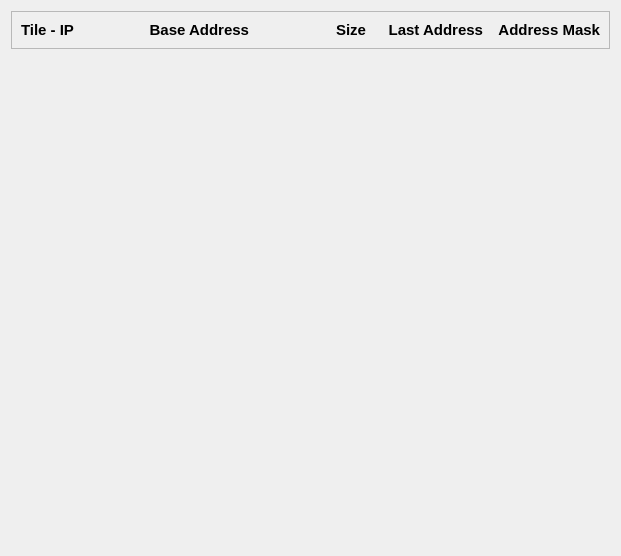
        <widget class="QWidget" name="widget_addr">
         <property name="geometry">
          <rect>
           <x>0</x>
           <y>0</y>
           <width>621</width>
           <height>556</height>
          </rect>
         </property>
         <layout class="QVBoxLayout" name="verticalLayout_4">
          <item alignment="Qt::AlignTop">
           <widget class="QFrame" name="frame_addr">
            <property name="sizePolicy">
             <sizepolicy hsizetype="MinimumExpanding" vsizetype="Preferred">
              <horstretch>0</horstretch>
              <verstretch>0</verstretch>
             </sizepolicy>
            </property>
            <property name="font">
             <font>
              <pointsize>11</pointsize>
             </font>
            </property>
            <property name="frameShape">
             <enum>QFrame::StyledPanel</enum>
            </property>
            <property name="frameShadow">
             <enum>QFrame::Raised</enum>
            </property>
            <layout class="QGridLayout" name="layout_addr">
             <item row="0" column="0">
              <widget class="QLabel" name="label_4">
               <property name="font">
                <font>
                 <weight>75</weight>
                 <bold>true</bold>
                </font>
               </property>
               <property name="text">
                <string>Tile - IP</string>
               </property>
              </widget>
             </item>
             <item row="0" column="1">
              <widget class="QLabel" name="label_5">
               <property name="font">
                <font>
                 <weight>75</weight>
                 <bold>true</bold>
                </font>
               </property>
               <property name="text">
                <string>Base Address</string>
               </property>
               <property name="alignment">
                <set>Qt::AlignRight|Qt::AlignTrailing|Qt::AlignVCenter</set>
               </property>
              </widget>
             </item>
             <item row="0" column="2">
              <widget class="QLabel" name="label_6">
               <property name="font">
                <font>
                 <weight>75</weight>
                 <bold>true</bold>
                </font>
               </property>
               <property name="text">
                <string>Size</string>
               </property>
               <property name="alignment">
                <set>Qt::AlignRight|Qt::AlignTrailing|Qt::AlignVCenter</set>
               </property>
              </widget>
             </item>
             <item row="0" column="3">
              <widget class="QLabel" name="label_7">
               <property name="font">
                <font>
                 <weight>75</weight>
                 <bold>true</bold>
                </font>
               </property>
               <property name="text">
                <string>Last Address</string>
               </property>
               <property name="alignment">
                <set>Qt::AlignRight|Qt::AlignTrailing|Qt::AlignVCenter</set>
               </property>
              </widget>
             </item>
             <item row="0" column="4">
              <widget class="QLabel" name="label_8">
               <property name="font">
                <font>
                 <weight>75</weight>
                 <bold>true</bold>
                </font>
               </property>
               <property name="text">
                <string>Address Mask</string>
               </property>
               <property name="alignment">
                <set>Qt::AlignRight|Qt::AlignTrailing|Qt::AlignVCenter</set>
               </property>
              </widget>
             </item>
            </layout>
           </widget>
          </item>
         </layout>
        </widget>
